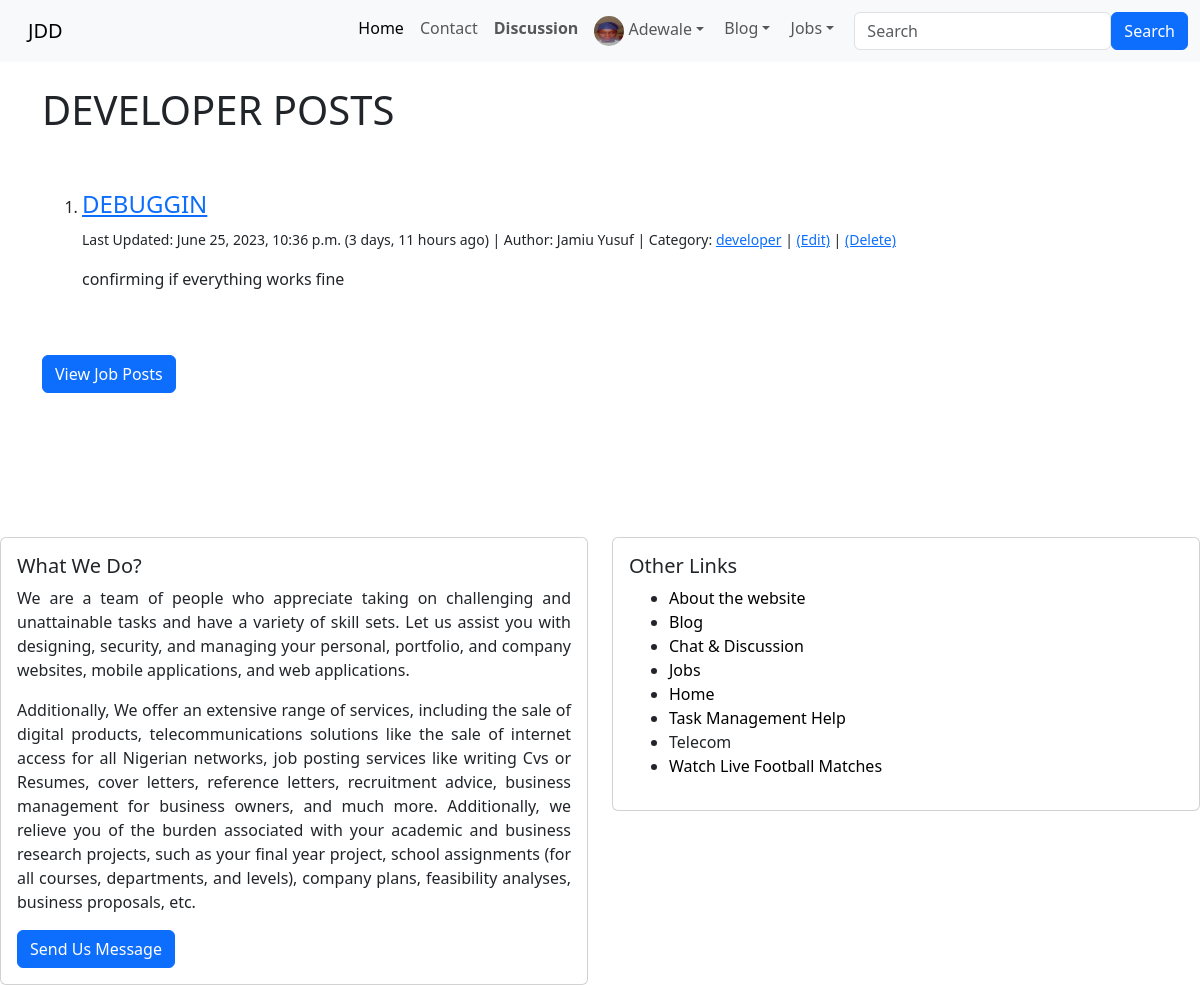
/job/job_category/developer/ (signed in), run on the app's committed database.
### index/models.py (models this page shows, shortened)
class Profile(models.Model):
    user = models.OneToOneField(User, null=True, on_delete=models.CASCADE)
    bio = RichTextField(blank=True, null=True)
    profile_pic = models.ImageField(null=True, blank=True, upload_to="images/profile/")
    linkedln_url = models.CharField(max_length=255, blank=True, null=True)
    facebook_url =  models.CharField(max_length=255, blank=True, null=True)
    twitter_url= models.CharField(max_length=255, blank=True, null=True)
    instagram_url =  models.CharField(max_length=255, blank=True, null=True)
    whatsapp_url= models.CharField(max_length=255, blank=True, null=True)
    github_url=  models.CharField(max_length=255, blank=True, null=True)
    website_url= models.CharField(max_length=255, blank=True, null=True)
    email_url= models.CharField(max_length=255, blank=True, null=True)

### job/models.py (models this page shows, shortened)
class JobCategory(models.Model):
    name = models.CharField(max_length= 150, unique=True)
    def __str__(self):
        return self.name

class JobPost(models.Model):
    author = models.ForeignKey(User, on_delete=models.CASCADE)
    title = models.CharField(max_length=255, unique=True)
    date = models.DateTimeField(auto_now_add=True)
    deadline = models.CharField(max_length=150, default='Not specified')
    location = models.CharField(max_length=150)
    category = models.CharField(max_length=150, default='uncategorized')
    content = RichTextField(blank=True, null=True, unique=True)

### job/views.py (the view)
# urls.py: path('job_category/<str:category_name>/', views.JobCategoryView, name='job_category_list'),
def JobCategoryView(request, category_name):
    try:
        category = models.JobCategory.objects.get(name=category_name)
        posts = models.JobPost.objects.filter(category=category)
        return render(request, 'jobs/category_job_view.html', {
            'category': category,
            'posts': posts,
        })
    except models.JobCategory.DoesNotExist:
        return render(request, 'home/category_not_found.html')
    except:
        return render(request, 'home/error.html')

### job/templates/jobs/category_job_view.html (shortened to what this page needs)
{% extends 'home/base.html' %}
{% load humanize %}
{% block body %}
{% if posts %}
        <h1>{{category.name | upper}} POSTS  </h1><br> <br>
        <ol>
            {% for job in posts %}
            <li>
               <h4><a href="{% url 'jobs:job_details' job.pk %}"> {{job.title | upper}}</a></h4>
               {% if user.is_authenticated %}
                    <small>
                        Last Updated: {{job.date}} ({{ job.date|naturaltime }}) | Author: {{job.author.first_name}} {{ job.author.last_name}} |
                        Category: <a href="{% url 'jobs:job_category_list' job.category %}">{{job.category}}</a> |
                    {% if job.author.id == user.id  %}
                        <a href="{% url 'jobs:edit_job_post' job.pk %}">(Edit)</a> |
                        <a href="{% url 'jobs:delete_job_post' job.pk %}">(Delete)</a>
                    {% endif %}
                    </small>
                    <p>
                            {{job.content | truncatewords:"80" | safe}}
                    </p>
            {% endif %}
            </li>
            {% empty %}
                <h2>No recent posts availabe for this category....</h2>
            {% endfor %}
        </ol>
    {% else %}
            <h4>This page do not exists</h4>
    {% endif %}
    <br><br> <a class="btn btn-primary" href="{% url 'jobs:job_list' %}">View Job Posts</a>  <br><br><br>
{% endblock %}

### index/templates/home/base.html (shortened to what this page needs)
{% load static %}
{% load humanize %}
<!doctype html>
<html lang="en" >
  <head>
    <link rel="stylesheet" href="https://cdn.jsdelivr.net/npm/bootstrap@5.3.0-alpha3/dist/css/bootstrap.rtl.min.css">
    {% load static %}
  </head>
  <header>
    <nav class="navbar navbar-expand-lg bg-body-tertiary">
      <div class="container-fluid">
        <a class="navbar-brand" href="{% url 'index:home' %}">JDD</a>
        <div class="collapse navbar-collapse" id="navbarSupportedContent">
          <ul class="navbar-nav me-auto mb-2 mb-lg-0">
            <li class="nav-item">
            <a class="nav-link active" aria-current="page" href="{% url 'index:home' %}">Home</a>
            </li>
            <li class="nav-item">
              <a class="nav-link" href="{% url 'contact:contact' %}">Contact</a>
            </li>
            <li class="nav-item">
              <a class="nav-link" href="{% url 'discussion:discuss_list' %}"><b>Discussion</b> </a>
            </li>
            {% if user.is_authenticated %}
                  <li class="nav-item dropdown">
                    <a class="nav-link dropdown-toggle" href="" role="button"
                    data-bs-toggle="dropdown" aria-expanded="false">
                    {% if user.profile.profile_pic %}
                    <img src="{{ user.profile.profile_pic.url }}" class="rounded-circle" alt="Author profile image" width="30" height="30"> {{ user }}
                    {% else %}
                        <img src="{% static 'images/profile_user_icon.png' %}" class="rounded-circle" alt="Default profile image" width="20" height="20"> {{user}}
                    {% endif %}
                    </a>
                  </li>
                   <li class="nav-item dropdown">
                    <a class="nav-link dropdown-toggle" href="{% url 'index:blog_list' %}" role="button"
                    data-bs-toggle="dropdown" aria-expanded="false">
                    Blog
                    </a>
                  </li>
                  <li class="nav-item dropdown">
                    <a class="nav-link dropdown-toggle" href="{% url 'index:blog_list' %}" role="button"
                    data-bs-toggle="dropdown" aria-expanded="false">
                     Jobs
                    </a>
                  </li>
            {% endif %}
          </ul>
          {% include 'home/search.html' %}
        </div>
      </div>
    </nav>
  </header>
  <body>
    <div class="container"> <br>
        {% block body %} {% endblock %}
      </div>
  </body>
  <footer>
<br><br><br><br>
    <div class="row">
      <div class="col-sm-6 mb-3 mb-sm-0">
        <div class="card">
          <div class="card-body">
            <h5 class="card-title">What We Do?</h5>
            <p class="card-text" style="text-align: justify;">
              We are a team of people who appreciate taking on challenging and unattainable tasks and have a variety of skill sets.
              Let us assist you with designing, security, and managing your personal, portfolio, and company websites,
              mobile applications, and web applications.
            </p>
            <p style="text-align: justify;">
               Additionally, We offer an extensive range of services, including the sale of digital products, telecommunications solutions
              like the sale of internet access for all Nigerian networks, job posting services like writing Cvs or Resumes,
              cover letters, reference letters, recruitment advice, business management for business owners, and much more.
              Additionally, we relieve you of the burden associated with your academic and business research projects, such
              as your final year project, school assignments (for all courses, departments, and levels), company plans,
              feasibility analyses, business proposals, etc.
            </p>
            <a href="{% url 'contact:contact' %}" class="btn btn-primary">Send Us Message</a>
          </div>
        </div>
      </div>
      <div class="col-sm-6">
        <div class="card">
          <div class="card-body">
            <h5 class="card-title">Other Links</h5>
            <ul>
              <li><a href="#" class="footer-link">About the website</a></li>
              <li><a href="{% url 'index:blog_list' %}" class="footer-link">Blog</a></li>
              <li><a href="{% url 'discussion:discuss_list' %}" class="footer-link">Chat & Discussion</a></li>
              <li><a href="{% url 'jobs:job_list' %}" class="footer-link">Jobs</a></li>
              <li><a href="{% url 'index:home' %}" class="footer-link">Home</a></li>
              <li><a href="{% url 'tasks:tasks_list' %}" class="footer-link">Task Management Help</a></li>
              <li class="nav-item">
                <a class="nav-link" href="{% url 'index:telecom' %}">Telecom</a>
              </li>
              <li><a href="https://afr.808scoretv.com/" class="footer-link">Watch Live Football Matches</a></li>
            </ul>
          </div>
        </div>
      </div>
    </div>
  </footer>
</html>

### index/templates/home/base.html (style rules this page uses)
.footer-link { text-decoration: none; color: black; }

### data on the page
JobCategory: name "DEVELOPER"
JobPost: title "DEBUGGIN", date "June 25, 2023, 10:36 p.m.", date "3 days, 11 hours ago", author.first_name "Jamiu", author.last_name "Yusuf", category "developer", shows "(Edit)", content "confirming if everything works fine"

### other printed values
{{ user }} "Adewale"
